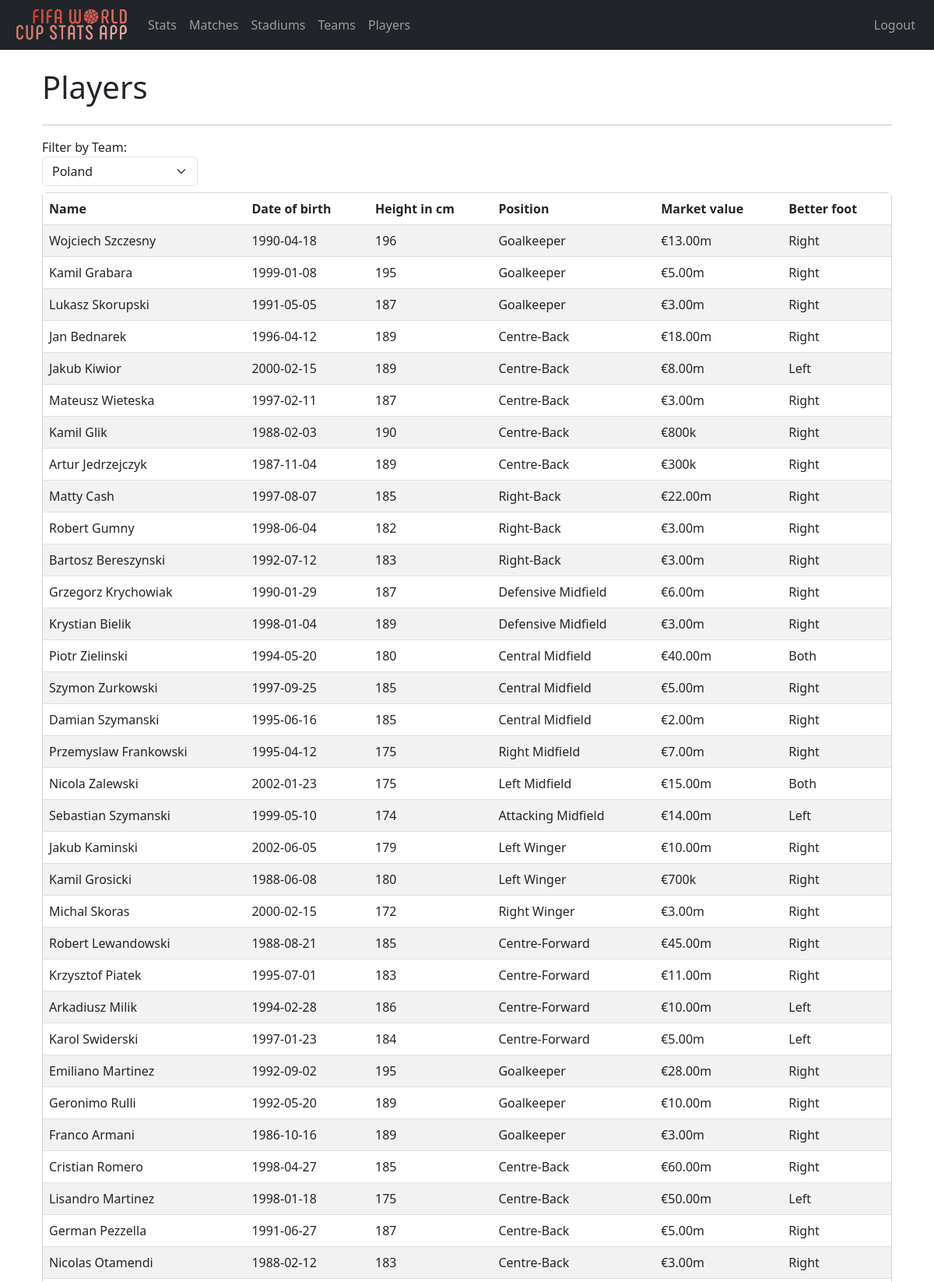
The page /players (signed in, upper part) on the database its author committed.
### tables this page shows
CREATE TABLE Players (Player_ID INTEGER PRIMARY KEY AUTOINCREMENT NOT NULL UNIQUE, Name TEXT (50) NOT NULL, Date_of_birth TEXT NOT NULL, Height_cm INTEGER NOT NULL, Position TEXT (50) NOT NULL, Market_value INTEGER NOT NULL, Better_foot TEXT (1) NOT NULL, Team_ID INTEGER REFERENCES Teams (Team_ID) NOT NULL);

### website/auth.py (the view)
@auth.route("/players")
@require_login
def players():
    conn = sqlite3.connect("db/fifa_app.db")
    c = conn.cursor()
    c.execute("SELECT * FROM Teams")
    teams = c.fetchall()
    c.execute("SELECT * FROM Players")
    players = c.fetchall()
    teams_df = pd.DataFrame(
        teams,
        columns=[
            "Team_ID",
            "Team_name",
            "Coach",
            "Capitan",
            "Group_letter",
            "Wins",
            "Draws",
            "Losses",
            "Goals_for",
            "Goals_against",
            "Points",
        ],
    )
    players_df = pd.DataFrame(
        players,
        columns=[
            "Player_ID",
            "Name",
            "Date_of_birth",
            "Height_cm",
            "Position",
            "Market_value",
            "Better_foot",
            "Team_ID",
        ],
    )
    c.close()
    conn.close()
    players_top_value = players_df.nlargest(15, ["Market_value"])
    fig = px.bar(
        players_top_value,
        x="Name",
        y="Market_value",
        barmode="group",
        template="plotly_white",
        title="Top 15 players with the highest market value",
        text=players_top_value.Position,
    )
    fig.update_xaxes(title_text="Players")
    fig.update_yaxes(title_text="Market value")
    fig.update_traces(
        marker_color="#a1435f",
        marker_line_color="rgb(0,0,0)",
        marker_line_width=1.5,
        opacity=0.95,
    )
    html_string = json.dumps(fig, cls=plotly.utils.PlotlyJSONEncoder)
    players_tallest = players_df.nlargest(15, ["Height_cm"])
    fig2 = px.bar(
        players_tallest,
        x="Height_cm",
        y="Name",
        barmode="group",
        template="plotly_white",
        title="Top 15 tallest players",
        text=players_top_value.Position,
    )
    fig2.update_xaxes(title_text="Height", range=[185, 200])
    fig2.update_yaxes(title_text="Players")
    fig2.update_traces(
        marker_color="#63C085",
        marker_line_color="rgb(0,0,0)",
        marker_line_width=1.5,
        opacity=0.95,
    )
    html_string_2 = json.dumps(fig2, cls=plotly.utils.PlotlyJSONEncoder)
    def format_value(val):
        if val >= 1000000:
            return "€" + str(val // 1000000) + ".00m"
        else:
            return "€" + str(val // 1000) + "k"
    players_df["Market_value"] = players_df["Market_value"].apply(format_value)
    teams_map = dict(zip(teams_df.Team_ID, teams_df.Team_name))
    players_df["Team"] = players_df["Team_ID"].map(teams_map)
    players_df = players_df.drop(["Team_ID"], axis=1)
    players_df["Better_foot"] = players_df["Better_foot"].map(
        {"R": "Right", "L": "Left", "B": "Both"}
    )
    return render_template(
        "players.html",
        players=players_df,
        html_string=html_string,
        html_string_2=html_string_2,
    )

### website/auth.py (called while the page is built)
def require_login(f):
    @wraps(f)
    def wrap(*args, **kwargs):
        if "email" and "username" in session:
            return f(*args, **kwargs)
        else:
            flash("You need to be logged in to see this page.", category="error")
            return redirect(url_for("auth.login"))
    return wrap

### website/templates/players.html (shortened to what this page needs)
{% extends "base.html" %}
{% block content %}
<div class="container">
    <h1 class="my-4">Players</h1>
    <hr>
    <div class="form-group my-2">
        <label for="team-name-filter">Filter by Team:</label>
        <select class="form-select" style="width: 200px;" id="team-name-filter">
            <option value="Poland">Poland</option>
        </select>
    </div>
    <div class="card">
        <table class="table table-striped">
            <thead>
                <tr>
                    <th>Name</th>
                    <th>Date of birth</th>
                    <th>Height in cm</th>
                    <th>Position</th>
                    <th>Market value</th>
                    <th>Better foot</th>
                </tr>
            </thead>
            <tbody>
                {% for index, row in players.iterrows() %}
                <tr>
                    <td>{{ row.Name }}</td>
                    <td>{{ row.Date_of_birth }}</td>
                    <td>{{ row.Height_cm }}</td>
                    <td>{{ row.Position }}</td>
                    <td>{{ row.Market_value }}</td>
                    <td>{{ row.Better_foot }}</td>
                </tr>
                {% endfor %}
            </tbody>
        </table>
    </div>
</div>
{% endblock %}

### rows shown on the page
Players: Name "Wojciech Szczesny", Date_of_birth "1990-04-18", Position "Goalkeeper"
Players: Name "Kamil Grabara", Date_of_birth "1999-01-08", Position "Goalkeeper"
Players: Name "Lukasz Skorupski", Date_of_birth "1991-05-05", Position "Goalkeeper"
Players: Name "Jan Bednarek", Date_of_birth "1996-04-12", Position "Centre-Back"
Players: Name "Jakub Kiwior", Date_of_birth "2000-02-15", Position "Centre-Back"
Players: Name "Mateusz Wieteska", Date_of_birth "1997-02-11", Position "Centre-Back"
Players: Name "Kamil Glik", Date_of_birth "1988-02-03", Position "Centre-Back"
Players: Name "Artur Jedrzejczyk", Date_of_birth "1987-11-04", Position "Centre-Back"
Players: Name "Matty Cash", Date_of_birth "1997-08-07", Position "Right-Back"
Players: Name "Robert Gumny", Date_of_birth "1998-06-04", Position "Right-Back"
Players: Name "Bartosz Bereszynski", Date_of_birth "1992-07-12", Position "Right-Back"
Players: Name "Grzegorz Krychowiak", Date_of_birth "1990-01-29", Position "Defensive Midfield"
Players: Name "Krystian Bielik", Date_of_birth "1998-01-04", Position "Defensive Midfield"
Players: Name "Piotr Zielinski", Date_of_birth "1994-05-20", Position "Central Midfield"
Players: Name "Szymon Zurkowski", Date_of_birth "1997-09-25", Position "Central Midfield"
Players: Name "Damian Szymanski", Date_of_birth "1995-06-16", Position "Central Midfield"
Players: Name "Przemyslaw Frankowski", Date_of_birth "1995-04-12", Position "Right Midfield"
Players: Name "Nicola Zalewski", Date_of_birth "2002-01-23", Position "Left Midfield"
Players: Name "Sebastian Szymanski", Date_of_birth "1999-05-10", Position "Attacking Midfield"
Players: Name "Jakub Kaminski", Date_of_birth "2002-06-05", Position "Left Winger"
Players: Name "Kamil Grosicki", Date_of_birth "1988-06-08", Position "Left Winger"
Players: Name "Michal Skoras", Date_of_birth "2000-02-15", Position "Right Winger"
Players: Name "Robert Lewandowski", Date_of_birth "1988-08-21", Position "Centre-Forward"
Players: Name "Krzysztof Piatek", Date_of_birth "1995-07-01", Position "Centre-Forward"
Players: Name "Arkadiusz Milik", Date_of_birth "1994-02-28", Position "Centre-Forward"
Players: Name "Karol Swiderski", Date_of_birth "1997-01-23", Position "Centre-Forward"
Players: Name "Emiliano Martinez", Date_of_birth "1992-09-02", Position "Goalkeeper"
Players: Name "Geronimo Rulli", Date_of_birth "1992-05-20", Position "Goalkeeper"
Players: Name "Franco Armani", Date_of_birth "1986-10-16", Position "Goalkeeper"
Players: Name "Cristian Romero", Date_of_birth "1998-04-27", Position "Centre-Back"
Players: Name "Lisandro Martinez", Date_of_birth "1998-01-18", Position "Centre-Back"
Players: Name "German Pezzella", Date_of_birth "1991-06-27", Position "Centre-Back"
Players: Name "Nicolas Otamendi", Date_of_birth "1988-02-12", Position "Centre-Back"

### other values the page prints
{{ row.Height_cm }} "196" "195" "187" "189" "189" "187" "190" "189" "185" "182" "183" "187" "189" "180" "185" "185" "175" "175" "174" "179" "180" "172" "185" "183" "186" "184" "195" "189" "189" "185" "175" "187" "183"
{{ row.Market_value }} "€13.00m" "€5.00m" "€3.00m" "€18.00m" "€8.00m" "€3.00m" "€800k" "€300k" "€22.00m" "€3.00m" "€3.00m" "€6.00m" "€3.00m" "€40.00m" "€5.00m" "€2.00m" "€7.00m" "€15.00m" "€14.00m" "€10.00m" "€700k" "€3.00m" "€45.00m" "€11.00m" "€10.00m" "€5.00m" "€28.00m" "€10.00m" "€3.00m" "€60.00m" "€50.00m" "€5.00m" "€3.00m"
{{ row.Better_foot }} "Right" "Right" "Right" "Right" "Left" "Right" "Right" "Right" "Right" "Right" "Right" "Right" "Right" "Both" "Right" "Right" "Right" "Both" "Left" "Right" "Right" "Right" "Right" "Right" "Left" "Left" "Right" "Right" "Right" "Right" "Left" "Right" "Right"
